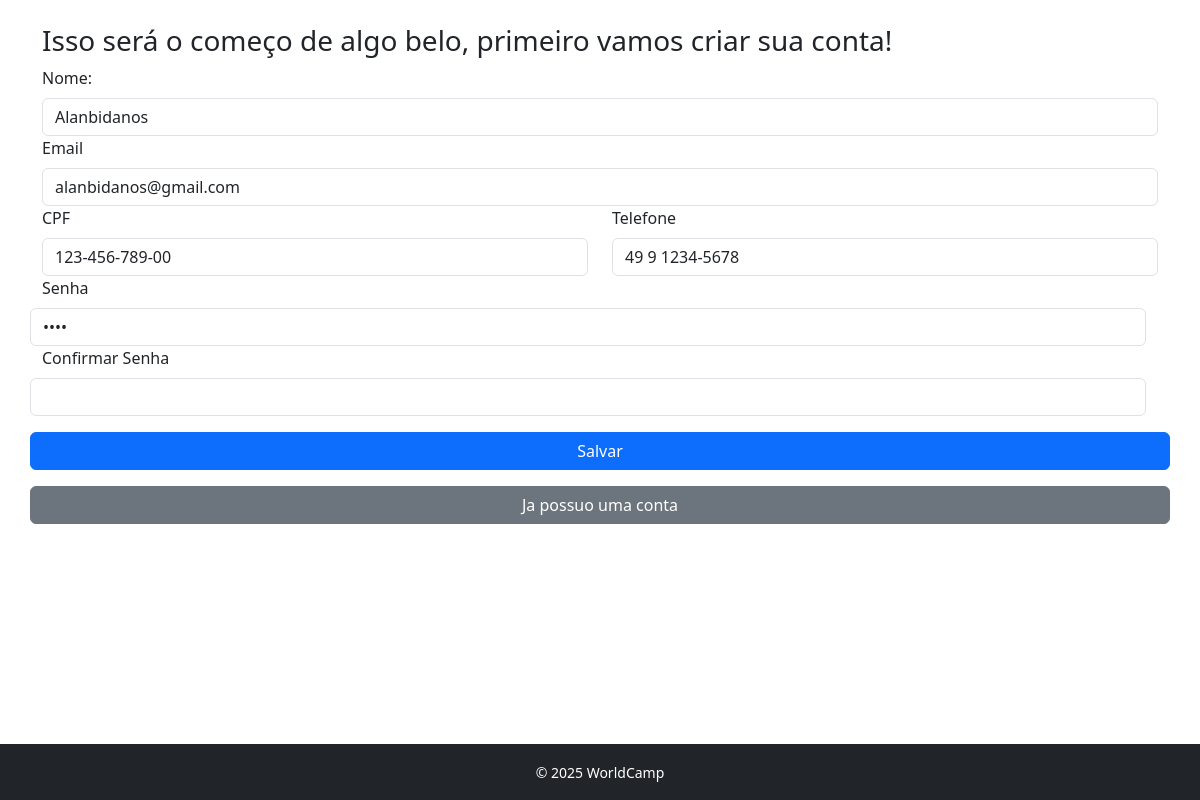
Screenshot of /usuario/criarConta.php?id=4 with the database file from the repository.
### tables this page shows
CREATE TABLE IF NOT EXISTS `listausuarios` (
  `Id` int NOT NULL AUTO_INCREMENT,
  `nome` text NOT NULL,
  `email` text NOT NULL,
  `cpf` text NOT NULL,
  `telefone` text NOT NULL,
  `senha` text NOT NULL,
  PRIMARY KEY (`Id`)
);

### database/db.class.php (called while the page is built, shortened)
<?php
class db
{
    private $host = "localhost";
    private $user = "root";
    private $password = "";
    private $port = "3306";
    private $dbname = "WorldCamp";
    function conn()
    {
        try {
            $conn = new PDO(
                "mysql:host=$this->host;dbname=$this->dbname;port=$this->port",
                $this->user,
                $this->password,
                [
                    PDO::ATTR_ERRMODE,
                    PDO::ERRMODE_EXCEPTION,
                    PDO::MYSQL_ATTR_INIT_COMMAND => " SET NAMES utf8"
                ]
            );
            return $conn;
        } catch (PDOException $e) {
            echo "Erro: " . $e->getMessage();
        }
    }
    public function find($id)
    {
        $conn = $this->conn();
        $sql = "SELECT * FROM listausuarios WHERE id = ?";
        $st = $conn->prepare($sql);
        $st->execute([$id]);
        return $st->fetchObject();
    }
}

### usuario/criarConta.php (the view, shortened to what this page needs)
<?php
include '../header.php';
include '../database/db.class.php';
$db = new db();
if (!empty($_GET['id'])) {
    $data = $db->find($_GET['id']);
}
?>
<h3>Isso será o começo de algo belo, primeiro vamos criar sua conta!</h3>
<form action="" method="post">
    <div class="row">
        <div class="col-0">
            <label for="nome" class="form-label">Nome:</label>
            <input type="text" class="form-control" id="nome" name="nome" value="<?= $data->nome ?? '' ?>" required>
        </div>
        <div class="col-0">
            <label for="email" class="form-label">Email</label>
            <input type="email" class="form-control" id="email" name="email" value="<?= $data->email ?? '' ?>" required>
        </div>
    </div>
    <div class="row">
        <div class="col">
            <label for="cpf" class="form-label">CPF</label>
            <input type="text" class="form-control" id="cpf" name="cpf" value="<?= $data->cpf ?? '' ?>" required>
        </div>
        <div class="col">
            <label for="telefone" class="form-label">Telefone</label>
            <input type="text" class="form-control" id="telefone" name="telefone" value="<?= $data->telefone ?? '' ?>" required>
        </div>
        <div class="row">
            <label for="senha" class="form-label">Senha</label>
            <input type="password" class="form-control" id="senha" name="senha" value="<?= $data->senha ?? '' ?>" required>
        </div>
        <div class="row">
            <label for="senha" class="form-label">Confirmar Senha</label>
            <input type="password" class="form-control" id="c_senha" name="c_senha" required>
        </div>
    </div>
    <div class="row">
        <button type="submit" class="btn btn-primary mt-3">Salvar</button>
        <a href="./login.php" class="btn btn-secondary mt-3">Ja possuo uma conta</a>
    </div>
</form>
<?php
include '../footer.php';
?>

### rows the page displays
listausuarios: nome "Alanbidanos", email "alanbidanos@gmail.com", cpf "123-456-789-00", telefone "49 9 1234-5678"
